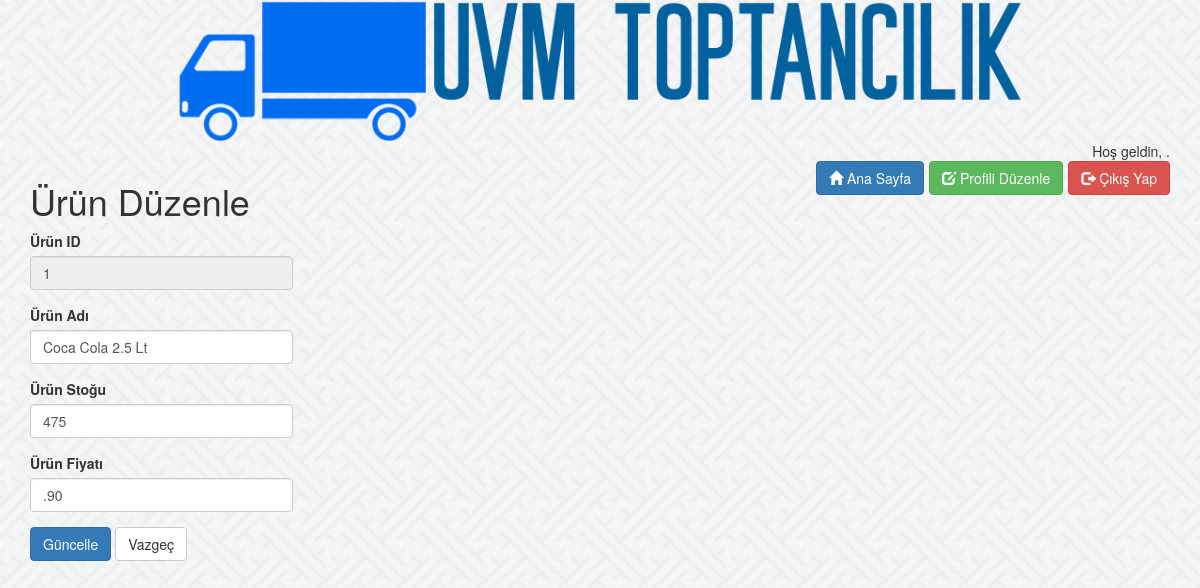
Screenshot of /admin/urunduzenle.php?id=1 with the database file from the repository.
### tables this page shows
CREATE TABLE `urunler` (
  `id` int(11) NOT NULL,
  `ad` text NOT NULL,
  `stok` int(11) NOT NULL,
  `fiyat` decimal(13,2) NOT NULL
);

### admin/urunduzenle.php (the view, shortened to what this page needs)
<?php
require '../config.php';
$id = $_GET["id"];
$urun = $db->prepare("SELECT * FROM urunler WHERE id='$id'");
$urun->execute();
while ($row = $urun->fetch(PDO::FETCH_ASSOC)) {
		$ad = $row["ad"];
		$stok = $row["stok"];
    $fiyat = substr($row["fiyat"],1);
	}
?>
<!DOCTYPE html>
<html lang="tr">
  <head>
    <link rel="stylesheet" href="../css/bootstrap.min.css"/>
    <link rel="stylesheet" href="../css/style.css"/>
  </head>
  <body>
  <div class="container">
  <a href="index.php"><img class="img-responsive center-block" src="../images/logo.png" style="width:75%" title="UVM Toptancılık"/></a>
  <div class="pull-right">Hoş geldin, <?php echo $_SESSION["toptanciad"] ?>.</div><br>
    <a class="btn btn-danger pull-right" onClick="cikisonay()"><span class="glyphicon glyphicon-log-out"></span> Çıkış Yap</a>
    <a class="btn btn-success pull-right" href="profiliduzenle.php" style="margin-right: 5px"><span class="glyphicon glyphicon-edit"></span> Profili Düzenle</a>
    <a class="btn btn-primary pull-right" href="index.php" style="margin-right: 5px"><span class="glyphicon glyphicon-home"></span> Ana Sayfa</a>
  <h1>Ürün Düzenle</h1>
<form method="post" action="">
  <div class="form-group row">
    <div class="col-xs-3">
    <label for="name">Ürün ID</label>
    <input type="text" name="id" class="form-control" value="<?php echo $id ?>" readonly>
    </div>
  </div>
  <div class="form-group row">
    <div class="col-xs-3">
    <label for="nm">Ürün Adı</label>
    <input type="text" name="ad" class="form-control" value="<?php echo $ad ?>" required>
    </div>
  </div>
  <div class="form-group row">
    <div class="col-xs-3">
    <label for="nm">Ürün Stoğu</label>
    <input type="text" name="stok" class="form-control" value="<?php echo $stok ?>" required>
    </div>
  </div>
  <div class="form-group row">
    <div class="col-xs-3">
    <label for="nm">Ürün Fiyatı</label>
    <input type="text" name="fiyat" class="form-control" value="<?php echo $fiyat ?>" required>
    </div>
  </div>
  <button type="submit" class="btn btn-primary" name="submit">Güncelle</button>
  <a class="btn btn-default" href="index.php">Vazgeç</a>
</form>
</div>
</body>
</html>

### css/style.css (style rules this page uses)
body { background-image: url("../images/sayagata.png"); background-repeat: repeat; }
img { opacity: 1; }

### rows the page displays
urunler: ad "Coca Cola 2.5 Lt", stok "475", fiyat ".90"
